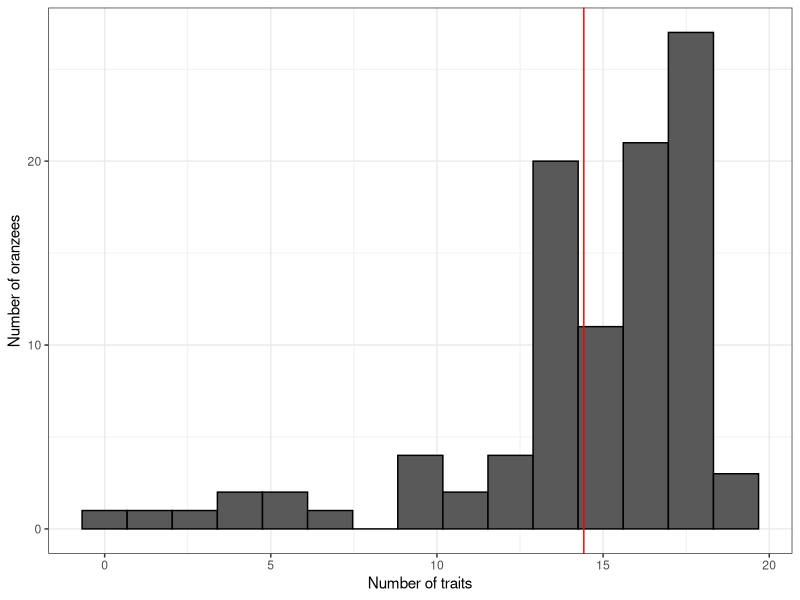
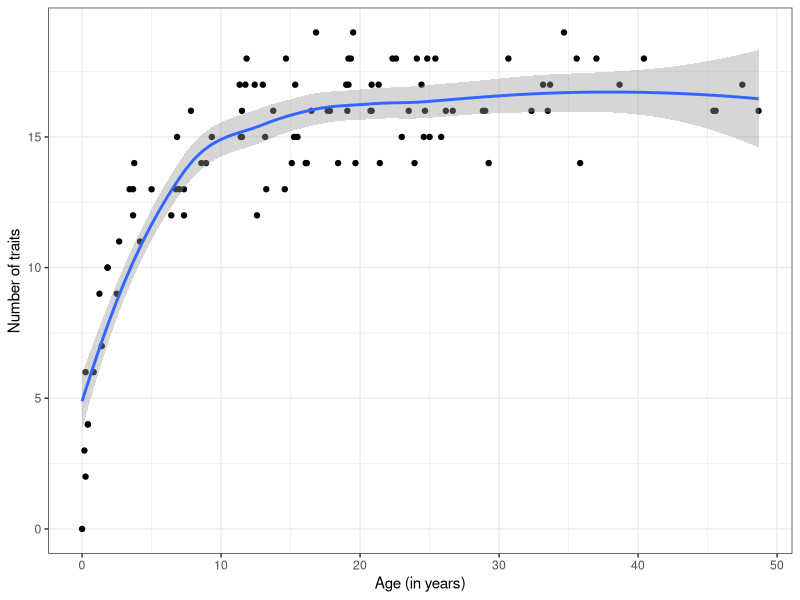
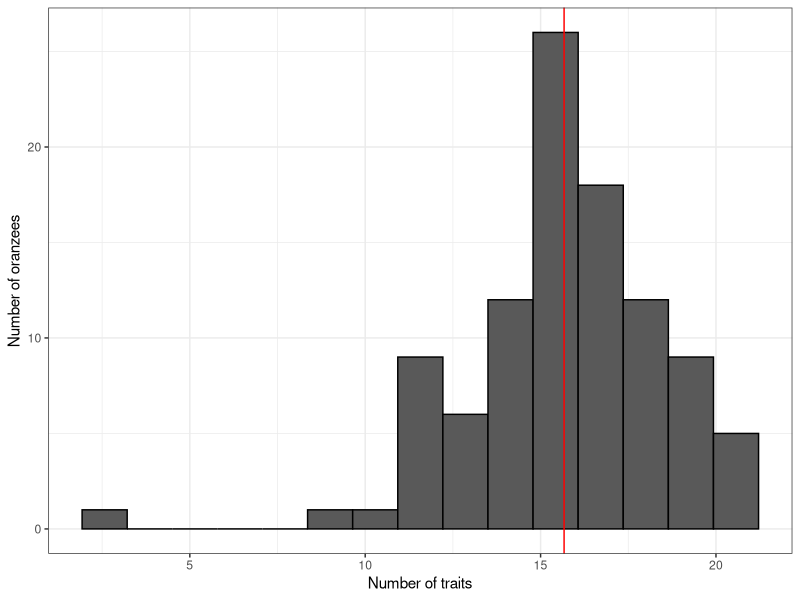
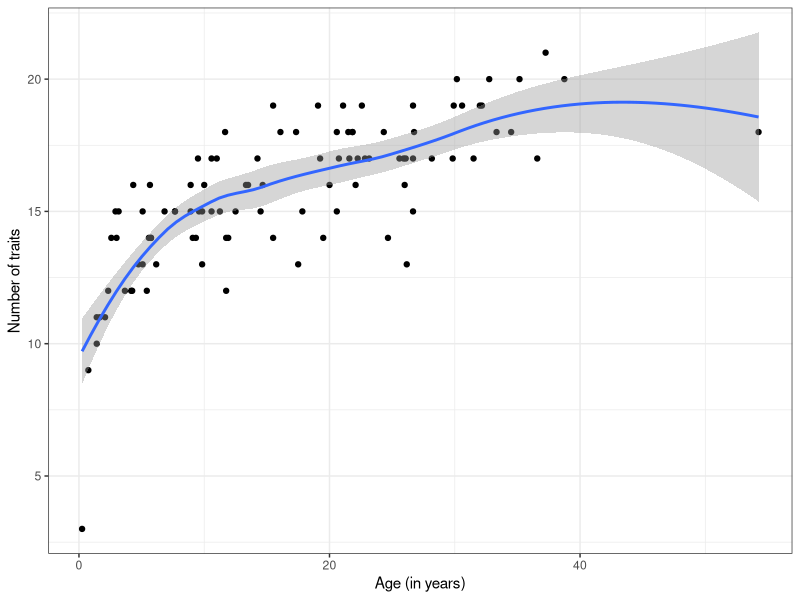
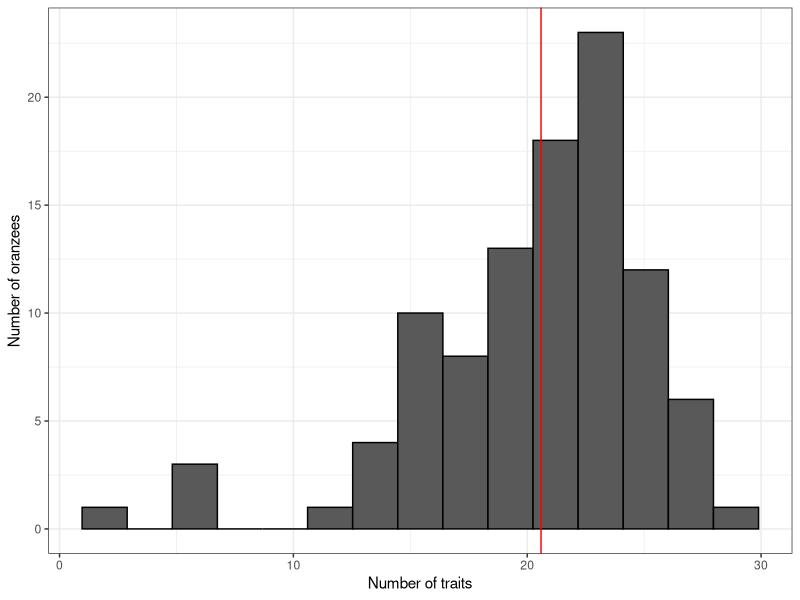
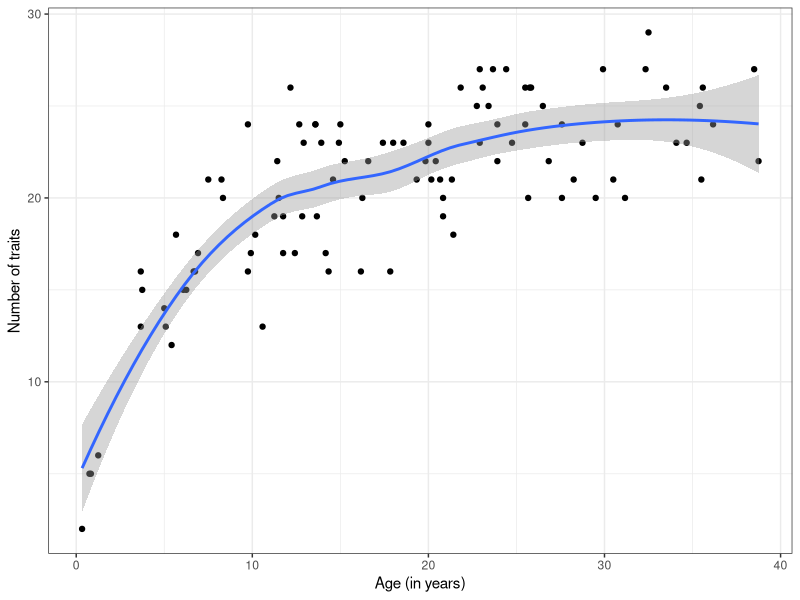

Reproduce these figures in R, in order.
## ---- chunk 1
knitr::opts_chunk$set(echo = TRUE)
## ---- chunk 2
library(tidyverse)
library(scales)

set_oranzees_world <- function(alpha_g, alpha_e) {
  list_pop <- c("Uossob", "Iat Forest", "Ebmog", "Elaham", "Elabik", "Ognodub")
  output <- tibble(
    population = rep(list_pop, each = 38),
    behaviour = as.factor(rep(1:38, 6)),
    type = rep(c(rep("social", 16), rep("food-related", 22)), 6),
    category = rep(c(
      rep("play", 4), rep("display", 4), rep("groom", 4), rep("courthsip", 4),
      "A", "A", "A", "A", "B", "B", "B", "B", "C", "C", "C", "D", "D", "D", "E", "E", "F", "F", "G", "H", "I", "J"
    ), 6),
    nutrient = rep(c(rep(NA, 16), "Y", "Y", "Y", "Y", "Z", "Z", "Z", "Z", "Y", "Y", "Y", "Z", "Z", "Z", "Y", "Y", "Z", "Z", "Y", "Z", "Y", "Z"), 6),
    p_g = rep(NA, 38 * 6),
    p_e = rep(NA, 38 * 6)
  )

  env_or_x <- c(220, 230, 700, 705, 710, 750)
  env_or_y <- c(660, 610, 450, 430, 510, 550)

  # genetic predispositions:
  x_g <- sample(1:1000, 38)
  y_g <- sample(1:1000, 38)

  # ecological availability:
  x_e <- sample(1:1000, 38)
  y_e <- sample(1:1000, 38)

  for (behav in 1:38) {
    output[output$behaviour == behav, ]$p_g <- 1 - rescale(sqrt((x_g[behav] - env_or_x)^2 + (y_g[behav] - env_or_y)^2), to = c(1 - alpha_g, alpha_g))

    if (behav > 16) {
      output[output$behaviour == behav, ]$p_e <- 1 - rescale(sqrt((x_e[behav] - env_or_x)^2 + (y_e[behav] - env_or_y)^2), to = c(1 - alpha_e, alpha_e))
    }
  }
  # return the tibble:
  output
}

update_demography <- function(pop) {
  pop[, 39] <- pop[, 39] + 1
  pop[pop[, 39] >= 720, ] <- 0
  old <- which(pop[, 39] > 300)
  dead <- sample(c(TRUE, FALSE), length(old), prob = c(.01, .99), replace = TRUE)
  pop[old[dead], ] <- 0
  pop
}

update_social_behaviours <- function(pop, test_world, sd_peering) {
  N <- dim(pop)[1]
  state <- ((rowSums(pop[, 1:4]) >= 1) + (rowSums(pop[, 5:8]) >= 1) + (rowSums(pop[, 9:12]) >= 1) + (rowSums(pop[, 13:16]) >= 1)) / 4
  p_state <- runif(N) < rnorm(N, mean = 1 - state, sd = 0.05)
  p_peering <- rnorm(16, mean = colSums(pop[, 1:16]), sd = sd_peering)
  p_peering[p_peering < 0] <- 0
  innovation_i <- sample(1:16, N, prob = p_peering, replace = TRUE)
  p_innovate <- runif(N) < test_world$p_g[innovation_i] * p_state
  for (i in (1:N)[p_innovate]) {
    pop[i, innovation_i[i]] <- 1
  }
  pop
}

update_food_behaviours <- function(pop, test_world, sd_peering) {
  N <- dim(pop)[1]
  nut_y <- (rowSums(pop[, 17:20]) >= 1) + (rowSums(pop[, 25:27]) >= 1) + (rowSums(pop[, 31:32]) >= 1) + pop[, 35] + pop[, 37]
  nut_z <- (rowSums(pop[, 21:24]) >= 1) + (rowSums(pop[, 28:30]) >= 1) + (rowSums(pop[, 33:34]) >= 1) + pop[, 36] + pop[, 38]
  state <- (nut_y + nut_z - abs(nut_y - nut_z)) / 10
  p_state <- runif(N) < rnorm(N, mean = 1 - state, sd = 0.05)
  p_peering <- rnorm(22, mean = colSums(pop[, 17:38]), sd = sd_peering)
  p_peering[p_peering < 0] <- 0
  innovation_i <- sample(17:38, N, prob = p_peering, replace = TRUE)
  p_innovate <- runif(N) < test_world$p_g[innovation_i] * test_world$p_e[innovation_i] * p_state
  for (i in (1:N)[p_innovate]) {
    pop[i, innovation_i[i]] <- 1
  }
  pop
}
## ---- chunk 3
mockup_oranzees_pop <- function(t_max, alpha_g, alpha_e, sd_peering) {
  N <- 100
  oranzees_world <- set_oranzees_world(alpha_g, alpha_e)
  test_world <- oranzees_world %>%
    filter(population == "Uossob")
  pop <- matrix(c(rep(0, 38 * N), sample(1:300, N, replace = TRUE)), nrow = N, byrow = FALSE)
  # start simulation here:
  for (t in 1:t_max) {
    pop <- update_demography(pop)
    pop <- update_social_behaviours(pop, test_world, sd_peering)
    pop <- update_food_behaviours(pop, test_world, sd_peering)
  }
  output <- pop
}
## ---- chunk 4
my_test <- mockup_oranzees_pop(t_max = 6000, alpha_g = 0.7, alpha_e = 0.9, sd_peering = 1)
## ---- chunk 5
head(my_test)
## ---- chunk 6
tibble(sum_traits = rowSums(my_test[, 1:38]), individual = 1:100) %>%
  ggplot() +
  geom_histogram(aes(x = sum_traits), bins = 15, colour = "black") +
  labs(x = "Number of traits", y = "Number of oranzees") +
  geom_vline(aes(xintercept = mean(sum_traits)), color = "red") +
  theme_bw()
## ---- chunk 7
tibble(sum_traits = rowSums(my_test[, 1:38]), individual = 1:100, age = my_test[, 39]) %>%
  ggplot(aes(x = age / 12, y = sum_traits)) +
  geom_point() +
  labs(x = "Age (in years)", y = "Number of traits") +
  geom_smooth(method = loess) +
  theme_bw()
## ---- chunk 8
my_test <- mockup_oranzees_pop(t_max = 6000, alpha_g = 1, alpha_e = 1, sd_peering = 1)
my_test <- tibble(sum_traits = rowSums(my_test[, 1:38]), individual = 1:100, age = my_test[, 39])

ggplot(data = my_test) +
  geom_histogram(aes(x = sum_traits), bins = 15, colour = "black") +
  labs(x = "Number of traits", y = "Number of oranzees") +
  geom_vline(aes(xintercept = mean(sum_traits)), color = "red") +
  theme_bw()

ggplot(data = my_test, aes(x = age / 12, y = sum_traits)) +
  geom_point() +
  labs(x = "Age (in years)", y = "Number of traits") +
  geom_smooth(method = loess) +
  theme_bw()
## ---- chunk 9
my_test <- mockup_oranzees_pop(t_max = 6000, alpha_g = 0.5, alpha_e = 0.5, sd_peering = 1)
my_test <- tibble(sum_traits = rowSums(my_test[, 1:38]), individual = 1:100, age = my_test[, 39])

ggplot(data = my_test) +
  geom_histogram(aes(x = sum_traits), bins = 15, colour = "black") +
  labs(x = "Number of traits", y = "Number of oranzees") +
  geom_vline(aes(xintercept = mean(sum_traits)), color = "red") +
  theme_bw()

ggplot(data = my_test, aes(x = age / 12, y = sum_traits)) +
  geom_point() +
  labs(x = "Age (in years)", y = "Number of traits") +
  geom_smooth(method = loess) +
  theme_bw()
